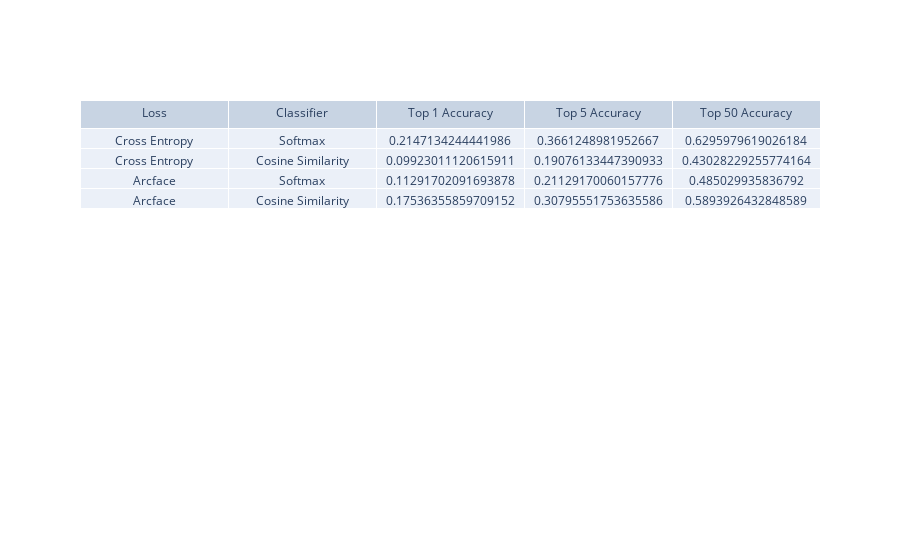

Notebook source saved alongside this figure:
### Code cell
eval_table = go.Figure(
    data=[
        go.Table(
            header={"values": ["Loss", "Classifier", "Top 1 Accuracy", "Top 5 Accuracy", "Top 50 Accuracy"]},
            cells={
                "values": [
                    ["Cross Entropy", "Cross Entropy", "Arcface", "Arcface"],
                    ["Softmax", "Cosine Similarity", "Softmax", "Cosine Similarity"],
                    [
                        softmax_cross_entropy_eval_results["top_1_accuracy"],
                        softmax_similarity_eval_results["top_1_accuracy"],
                        arcface_cross_entropy_eval_results["top_1_accuracy"],
                        arcface_similarity_eval_results["top_1_accuracy"]
                    ],
                    [
                        softmax_cross_entropy_eval_results["top_5_accuracy"],
                        softmax_similarity_eval_results["top_5_accuracy"],
                        arcface_cross_entropy_eval_results["top_5_accuracy"],
                        arcface_similarity_eval_results["top_5_accuracy"]
                    ],
                    [
                        softmax_cross_entropy_eval_results["top_50_accuracy"],
                        softmax_similarity_eval_results["top_50_accuracy"],
                        arcface_cross_entropy_eval_results["top_50_accuracy"],
                        arcface_similarity_eval_results["top_50_accuracy"]
                    ],
                ]
            }
        )
    ]
)

eval_table.show()

### Figure 1 — Plotly figure (JSON) as saved in the notebook; plotly's stock layout.template omitted (floating-point values rounded to 4 significant figures)
{"data": [{"cells": {"values": [["Cross Entropy", "Cross Entropy", "Arcface", "Arcface"], ["Softmax", "Cosine Similarity", "Softmax", "Cosine Similarity"], [0.2147, 0.09923, 0.1129, 0.1754], [0.3661, 0.1908, 0.2113, 0.308], [0.6296, 0.4303, 0.485, 0.5894]]}, "header": {"values": ["Loss", "Classifier", "Top 1 Accuracy", "Top 5 Accuracy", "Top 50 Accuracy"]}, "type": "table"}], "layout": {}}
